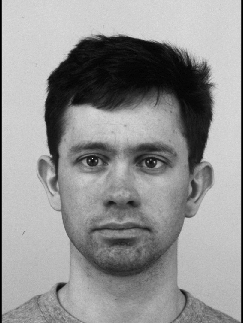
#> input picture man.png, 243 x 323 px
$ python main.py
#> lines starting #> are read from the running program, lines starting #| are printed output that depends on the picture
import cv2 as cv
import numpy as np
from matplotlib import pyplot as plt
from scipy.signal.signaltools import wiener
import skimage
from scipy import ndimage


def add_gaussian_noise(img, sigma):
    s = sigma
    gauss = np.random.normal(0, sigma, img.size)
    gauss = gauss.reshape(img.shape[0], img.shape[1], img.shape[2]).astype('uint8')
    img_gauss = cv.add(img, gauss)
    return img_gauss


def add_salt_paper_noise(img):
    img_sp = skimage.util.random_noise(img, mode='s&p')
    return img_sp


# reading img
img = cv.imread("man.png")
#> img is the input picture: shape (323, 243, 3); min 0, max 255, mean 146.5
cv.imshow("before gaussian noise", img)


# applying gaussian noise
im_gaussian_noise = add_gaussian_noise(img, 1)
#> in add_gaussian_noise, `img_gauss = cv.add(img, gauss)`:
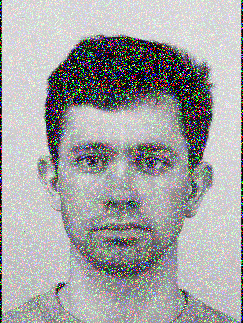
#> img_gauss: shape (323, 243, 3); mean B, G, R 164.1, 163.6, 163.8
cv.imshow("after gaussian noise", im_gaussian_noise)


# applying wiener filter
filtered_img_wiener = wiener(im_gaussian_noise)
cv.imshow("after wiener filter", filtered_img_wiener)
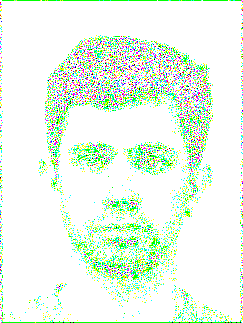
#> window 'after wiener filter': shape (323, 243, 3); mean B, G, R 233.3, 248.3, 233.5


# applying salt paper noise
im_sp_noise = add_salt_paper_noise(img)
#> in add_salt_paper_noise, `img_sp = skimage.util.random_noise(img, mode='s&p')`:
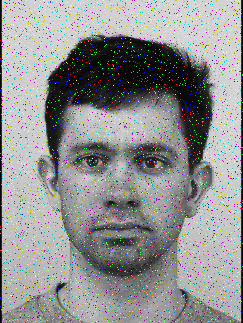
#> img_sp: shape (323, 243, 3) float64; mean B, G, R 0.57, 0.571, 0.57
cv.imshow("after sp noise", im_sp_noise)


# applying mean filter


# applying median filter
img_median_filter = ndimage.median_filter(img, size=5)
cv.imshow("after median filter", img_median_filter)


# applying max filter
# Reduces pepper noise " find brightest"
img_max_filter = ndimage.maximum_filter(img, size=5)
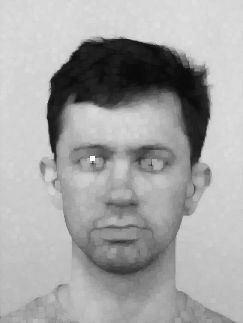
#> img_max_filter: shape (323, 243, 3); min 9, max 255, mean 164.3
cv.imshow("after max filter", img_max_filter)


# applying min filter
# Reduces pepper noise " find darkest"
img_min_filter = ndimage.minimum_filter(img, size=5)
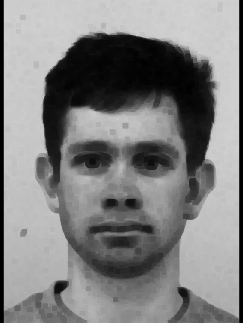
#> img_min_filter: shape (323, 243, 3); min 0, max 211, mean 128.1
cv.imshow("after min filter", img_min_filter)

cv.waitKey(0)
